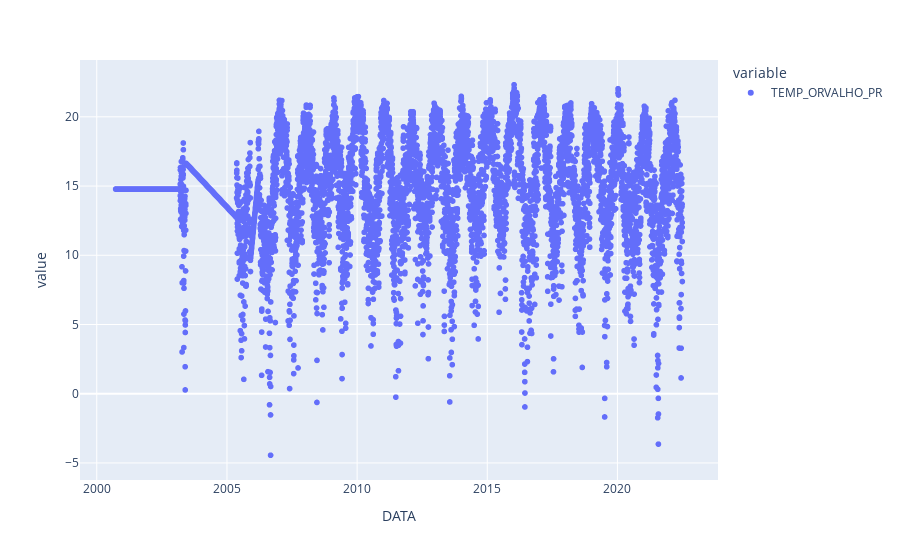

Notebook cell for this chart:
### Code cell
px.scatter(df_pivoted_3["TEMP_ORVALHO_PR"])

### Figure 1 — Plotly figure (JSON) as saved in the notebook; plotly's stock layout.template omitted (floating-point values rounded to 4 significant figures; data arrays with more than 128 entries replaced by an {"elided": "..."} marker saying what was removed)
{"data": [{"hovertemplate": "variable=TEMP_ORVALHO_PR<br>DATA=%{x}<br>value=%{y}<extra></extra>", "legendgroup": "TEMP_ORVALHO_PR", "marker": {"color": "#636efa", "symbol": "circle"}, "mode": "markers", "name": "TEMP_ORVALHO_PR", "showlegend": true, "type": "scattergl", "x": {"elided": "7952 str values"}, "xaxis": "x", "y": {"elided": "7952 float values"}, "yaxis": "y"}], "layout": {"legend": {"title": {"text": "variable"}, "tracegroupgap": 0}, "margin": {"t": 60}, "xaxis": {"anchor": "y", "domain": [0, 1], "title": {"text": "DATA"}}, "yaxis": {"anchor": "x", "domain": [0, 1], "title": {"text": "value"}}}}
